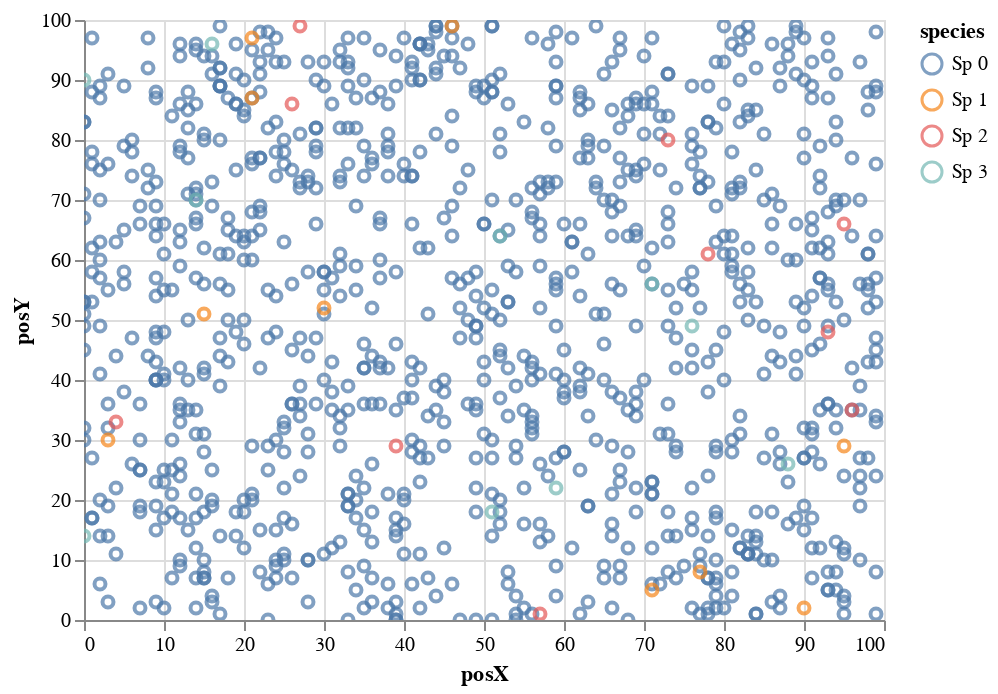

Notebook source saved alongside this figure:
### Code cell
# plot the dataset, referencing dataframe column names
alt.Chart(pop4).mark_point().encode(
  x='posX',
  y='posY',
  color='species'
).interactive()

### Figure 1 — Vega-Lite specification as saved in the notebook (floating-point values rounded to 4 significant figures; data arrays with more than 128 entries replaced by an {"elided": "..."} marker saying what was removed)
{"config": {"view": {"continuousWidth": 400, "continuousHeight": 300}}, "data": {"name": "data-a075a57b7a33ad3aee5218bd0d5cb25d"}, "mark": "point", "encoding": {"color": {"type": "nominal", "field": "species"}, "x": {"type": "quantitative", "field": "posX"}, "y": {"type": "quantitative", "field": "posY"}}, "selection": {"selector008": {"type": "interval", "bind": "scales", "encodings": ["x", "y"]}}, "$schema": "https://vega.github.io/schema/vega-lite/v4.8.1.json", "datasets": {"data-a075a57b7a33ad3aee5218bd0d5cb25d": {"elided": "1000 records"}}}
